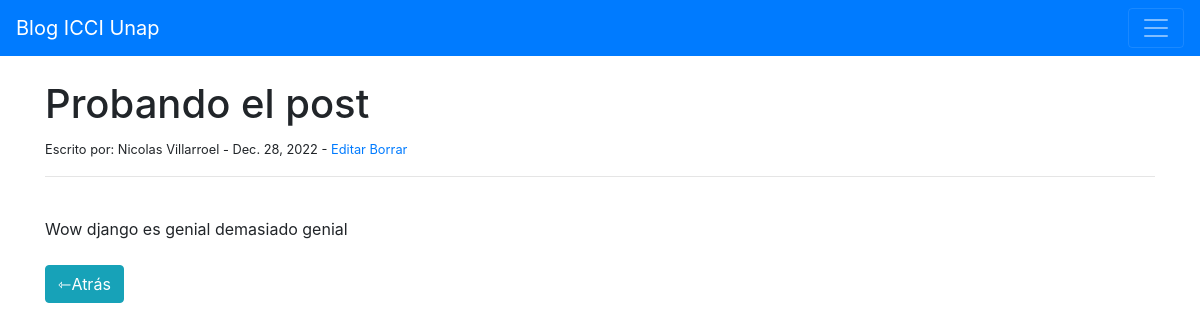
The app's page /article/2 with its own data.
### Blogg/models.py (models this page shows, shortened)
class Post(models.Model):
    title = models.CharField(max_length=200)
    title_tag = models.CharField(max_length=200)
    author = models.ForeignKey(User, on_delete=models.CASCADE)
    body = models.TextField()
    post_date = models.DateField(auto_now_add=True)

### Blogg/views.py (the view)
# urls.py: path('article/<int:pk>', ArticleDetailView.as_view(), name='article-detail'),
class ArticleDetailView(DetailView):
    model = Post
    template_name = 'article_details.html'

### Blogg/templates/article_details.html (shortened to what this page needs)
{% extends 'base.html' %}
{% block content %}
<h1>{{ post.title }}</h1>
<small>Escrito por: {{ post.author.first_name }} {{post.author.last_name}} - {{post.post_date}}
    -
    <a href="{% url 'update_post' post.pk %}">Editar
    </a>
    <a href="{% url 'delete_post' post.pk %}">Borrar</a>
</small><br/>
<hr>
<br/>
{{ post.body }}
<br/> <br/>
<a href="{% url 'home' %}" class="btn btn-info">⇽Atrás</a>
{% endblock %}

### records on screen
Post: title "Probando el post", author.first_name "Nicolas", author.last_name "Villarroel", post_date "Dec. 28, 2022", body "Wow django es genial demasiado genial"
